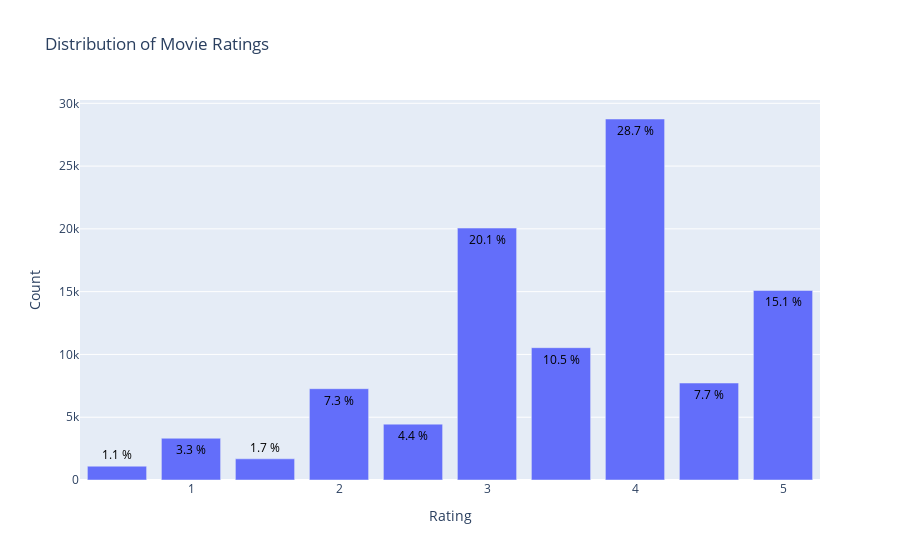

The cell this chart's notebook holds for it:
### Markdown cell above
### Move Rating Distributions:

### Code cell
init_notebook_mode(connected=True)

data = ratings_small_df['rating'].value_counts().sort_index(ascending=False)
trace = go.Bar(x = data.index,
               text = ['{:.1f} %'.format(val) for val in (data.values / ratings_small_df.shape[0] * 100)],
               textposition = 'auto',
               textfont = dict(color = '#000000'),
               y = data.values,
               )
# Create layout
layout = dict(title = 'Distribution of Movie Ratings'.format(ratings_small_df.shape[0]),
              xaxis = dict(title = 'Rating'),
              yaxis = dict(title = 'Count'))
# Create plot
fig = go.Figure(data=[trace], layout=layout)
iplot(fig)

### Figure 1 — Plotly figure (JSON) as saved in the notebook; plotly's stock layout.template omitted (floating-point values rounded to 4 significant figures)
{"data": [{"text": ["15.1 %", "7.7 %", "28.7 %", "10.5 %", "20.1 %", "4.4 %", "7.3 %", "1.7 %", "3.3 %", "1.1 %"], "textfont": {"color": "#000000"}, "textposition": "auto", "type": "bar", "x": [5, 4.5, 4, 3.5, 3, 2.5, 2, 1.5, 1, 0.5], "y": [15095, 7723, 28750, 10538, 20064, 4449, 7271, 1687, 3326, 1101]}], "layout": {"title": {"text": "Distribution of Movie Ratings"}, "xaxis": {"title": {"text": "Rating"}}, "yaxis": {"title": {"text": "Count"}}}}
